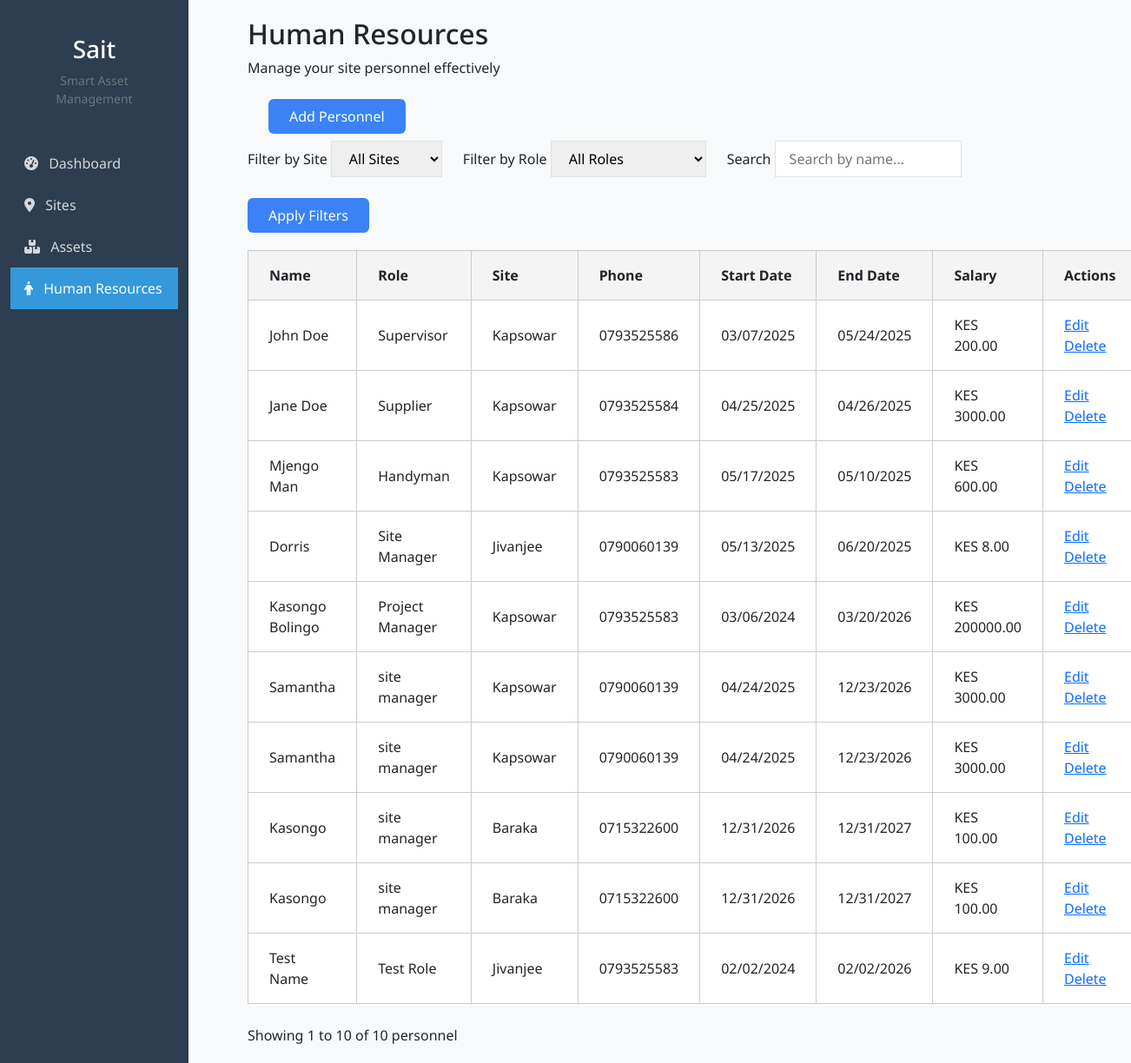
Screenshot of /human-resources/ (signed in) with the database file from the repository.
### foreman/models.py (models this page shows, shortened)
class Human_resource(models.Model):
    site = models.ForeignKey(Site, on_delete=models.CASCADE, related_name='human_resources')
    name = models.CharField(max_length=100)
    role = models.CharField(max_length=100)
    start_date = models.DateField()
    end_date = models.DateField()
    salary = models.DecimalField(max_digits=10, decimal_places=2)
    phone_number = models.CharField(max_length=15, blank=True, null=True)
    owner = models.ForeignKey(User, on_delete=models.CASCADE, related_name='human_resources',null=True, blank=True)

class Site(models.Model):
    name = models.CharField(max_length=100)
    location = models.CharField(max_length=100)
    start_date = models.DateField()
    end_date = models.DateField()
    owner = models.ForeignKey(User, on_delete=models.CASCADE, related_name='sites',null=True, blank=True)

### foreman/views.py (the view)
# urls.py: path('human-resources/', views.human_resource_list, name='human_resource_list'),
@login_required
def human_resource_list(request):
    human_resources_list = Human_resource.objects.filter(owner=request.user)
    sites = Site.objects.filter(owner=request.user)
    roles = Human_resource.objects.values_list('role', flat=True).distinct()
    site_filter = request.GET.get('site')
    role_filter = request.GET.get('role')
    search_query = request.GET.get('search')
    if site_filter:
        human_resources_list = human_resources_list.filter(site_id=site_filter)
    if role_filter:
        human_resources_list = human_resources_list.filter(role=role_filter)
    if search_query:
        human_resources_list = human_resources_list.filter(name__icontains=search_query)
    paginator = Paginator(human_resources_list, 10)  # Show 10 records per page
    page_number = request.GET.get('page')
    human_resources = paginator.get_page(page_number)
    context = {
        'human_resources': human_resources,
        'sites': sites,
        'roles': roles,
    }
    return render(request, 'human_resource_list.html', context)

### foreman/templates/human_resource_list.html (shortened to what this page needs)
{% extends '_base.html' %}
{% block content %}
<div class="container mx-auto px-4 py-8">
    <header class="mb-8">
    <h2 class="text-xl font-semibold">Human Resources</h2>
        <p class="text-gray-600">Manage your site personnel effectively</p>
    </header>
    <div class=" rounded-lg shadow-md p-6 mb-8">
        <div  class="flex justify-between items-center mb-6">
            <a href="{% url 'add_human_resource' %}" class="bg-blue-500 hover:bg-blue-600 text-black px-4 py-2 rounded"> <button id="add" type="submit" class="bg-blue-500 hover:bg-gray-600 text-white px-4 py-2 rounded">Add Personnel</button></a>
        </div>
        <form method="get" class="flex flex-wrap gap-4 mb-6">
            <div class="w-full md:w-64">
                <label class="block text-sm font-medium text-gray-700 mb-1">Filter by Site</label>
                <select name="site" class="w-full border rounded-md py-2 px-3">
                    <option value="">All Sites</option>
                </select>
            </div>
            <div class="w-full md:w-64">
                <label class="block text-sm font-medium text-gray-700 mb-1">Filter by Role</label>
                <select name="role" class="w-full border rounded-md py-2 px-3">
                    <option value="">All Roles</option>
                </select>
            </div>
            <div class="w-full md:w-64">
                <label class="block text-sm font-medium text-gray-700 mb-1">Search</label>
                <input type="text" name="search" value="{{ request.GET.search }}" placeholder="Search by name..." class="w-full border rounded-md py-2 px-3">
            </div>
            <div id ="search" class="w-full md:w-64 flex items-end">
                <button type="submit" class="bg-blue-500 hover:bg-gray-600 text-white px-4 py-2 rounded">Apply Filters</button>
            </div>
        </form>
        <div class="overflow-x-auto">
            <table class="min-w-full bg-white">
                <thead>
                    <tr class="bg-gray-200 text-gray-600 uppercase text-sm">
                        <th class="py-3 px-4 text-left">Name</th>
                        <th class="py-3 px-4 text-left">Role</th>
                        <th class="py-3 px-4 text-left">Site</th>
                        <th class="py-3 px-4 text-left">Phone</th>
                        <th class="py-3 px-4 text-left">Start Date</th>
                        <th class="py-3 px-4 text-left">End Date</th>
                        <th class="py-3 px-4 text-left">Salary</th>
                        <th class="py-3 px-4 text-left">Actions</th>
                    </tr>
                </thead>
                <tbody class="text-gray-700">
                    {% for hr in human_resources %}
                    <tr class="border-b hover:bg-gray-50">
                        <td class="py-3 px-4">{{ hr.name }}</td>
                        <td class="py-3 px-4">{{ hr.role }}</td>
                        <td class="py-3 px-4">{{ hr.site.name }}</td>
                        <td class="py-3 px-4">{{ hr.phone_number }}</td>
                        <td class="py-3 px-4">{{ hr.start_date|date:"m/d/Y" }}</td>
                        <td class="py-3 px-4">{{ hr.end_date|date:"m/d/Y" }}</td>
                        <td class="py-3 px-4">KES {{ hr.salary }}</td>
                        <td class="py-3 px-4">
                            <a href="{% url 'edit_human_resource' hr.id %}" class="text-blue-500 hover:text-blue-700 mr-2">Edit</a>
                            <a href="{% url 'delete_human_resource' hr.id %}" class="text-red-500 hover:text-red-700" onclick="return confirm('Are you sure you want to delete {{hr.name}}?')">Delete</a>
                        </td>
                    </tr>
                    {% empty %}
                    <tr>
                        <td colspan="7" class="py-4 px-4 text-center">No human resources found.</td>
                    </tr>
                    {% endfor %}
                </tbody>
            </table>
        </div>
        <div class="mt-4 flex justify-between items-center">
            <div class="text-gray-600">
                Showing {{ human_resources.start_index }} to {{ human_resources.end_index }} of {{ human_resources.paginator.count }} personnel
            </div>
        </div>
    </div>
</div>
{% endblock %}

### foreman/static/style.css (style rules this page uses)
:root { --primary-color: #2c3e50; --secondary-color: #3498db; --accent-color: #e74c3c; }
body { font-family: "Noto Sans", sans-serif; background-color: #f8f9fa; }
.flex { display: flex; }
.items-center { align-items: center; }
table { width: 100%; border-collapse: collapse; margin-top: 20px; }
th, td { border: 1px solid #ccc; padding: 8px; text-align: left; }
th { background-color: #f4f4f4; }

### foreman/templates/human_resource_list.html (style rules this page uses)
#search button, #add { background-color: #3b82f6; border-style: none; }

### rows the page displays
Human_resource: name "John Doe", role "Supervisor", site.name "Kapsowar", phone_number "0793525586", start_date "03/07/2025", end_date "05/24/2025", salary "200.00"
Human_resource: name "Jane Doe", role "Supplier", site.name "Kapsowar", phone_number "0793525584", start_date "04/25/2025", end_date "04/26/2025", salary "3000.00"
Human_resource: name "Mjengo Man", role "Handyman", site.name "Kapsowar", phone_number "0793525583", start_date "05/17/2025", end_date "05/10/2025", salary "600.00"
Human_resource: name "Dorris", role "Site Manager", site.name "Jivanjee", phone_number "0790060139", start_date "05/13/2025", end_date "06/20/2025", salary "8.00"
Human_resource: name "Kasongo Bolingo", role "Project Manager", site.name "Kapsowar", phone_number "0793525583", start_date "03/06/2024", end_date "03/20/2026", salary "200000.00"
Human_resource: name "Samantha", role "site manager", site.name "Kapsowar", phone_number "0790060139", start_date "04/24/2025", end_date "12/23/2026", salary "3000.00"
Human_resource: name "Samantha", role "site manager", site.name "Kapsowar", phone_number "0790060139", start_date "04/24/2025", end_date "12/23/2026", salary "3000.00"
Human_resource: name "Kasongo", role "site manager", site.name "Baraka", phone_number "0715322600", start_date "12/31/2026", end_date "12/31/2027", salary "100.00"
Human_resource: name "Kasongo", role "site manager", site.name "Baraka", phone_number "0715322600", start_date "12/31/2026", end_date "12/31/2027", salary "100.00"
Human_resource: name "Test Name", role "Test Role", site.name "Jivanjee", phone_number "0793525583", start_date "02/02/2024", end_date "02/02/2026", salary "9.00"

### other values shown
{{ human_resources.start_index }} "1"
{{ human_resources.end_index }} "10"
{{ human_resources.paginator.count }} "10"
